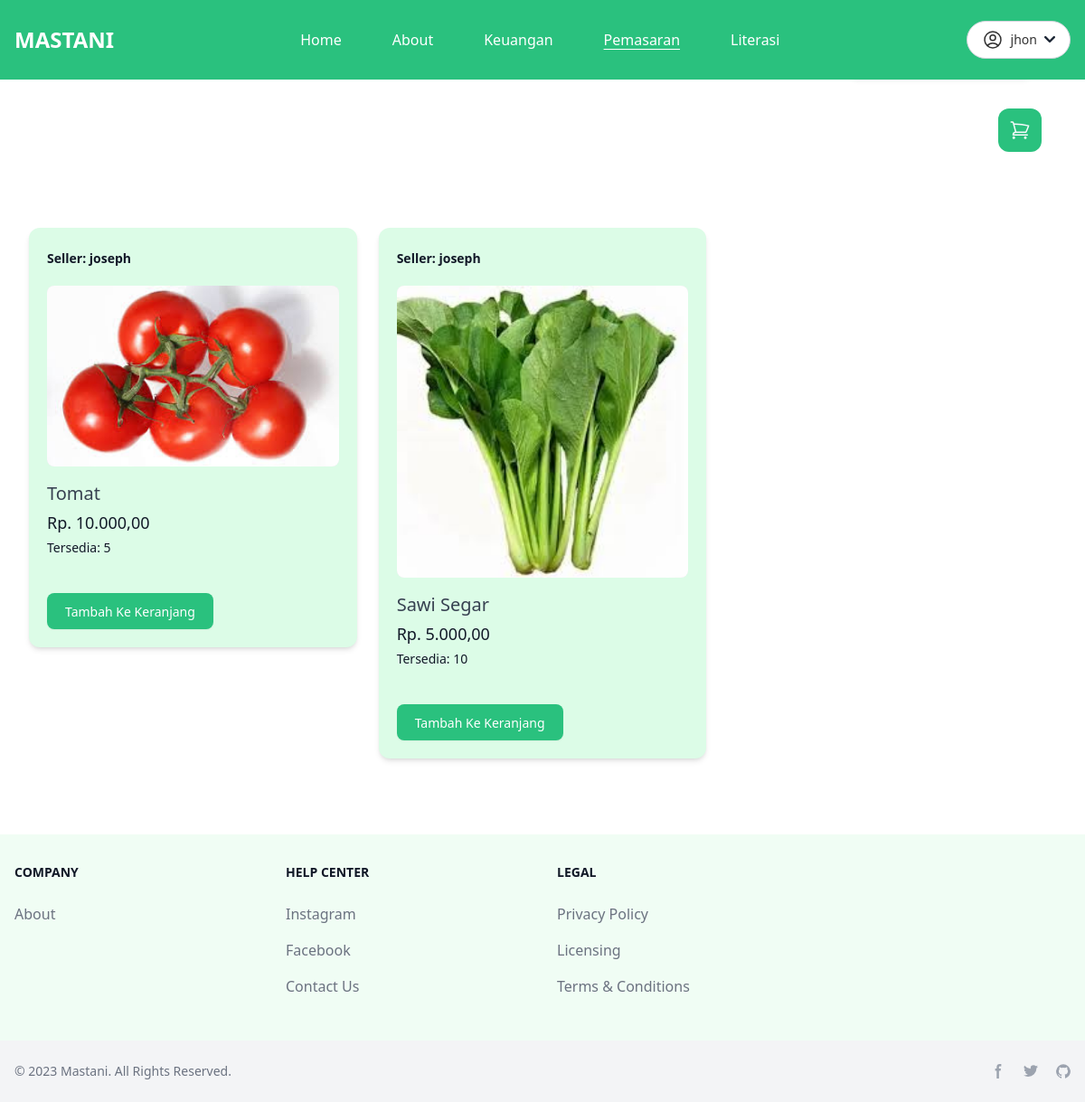
Page /pembeli/pemasaran/ (signed in) on the committed database.
### auth_user/models.py (models this page shows)
class CustomUser (AbstractUser):
    ROLE_CHOICES = (
        ('buyer','pembeli'),
        ('seller','penjual'),
        ('admin','admin'),
    )
    role = models.CharField(max_length=10, choices=ROLE_CHOICES,default='buyer',verbose_name='Role')
    no_telp = models.CharField(max_length=20, default='+6285210000000')
    username = models.CharField(
        max_length=150,
        unique=True,
        validators=[
            RegexValidator(
                regex=r'^[a-zA-Z0-9\s@./+/-_]*$',  # Mengizinkan spasi dengan regex
                message='Username hanya boleh berisi huruf, angka, dan karakter khusus seperti spasi, @, ., +, -, /, _.'
            ),
        ]
    )
    objects = CustomUserManager()

### seller_app/models.py (models this page shows, shortened)
class Product(models.Model):
    seller = models.ForeignKey(CustomUser, on_delete=models.CASCADE, default=1)
    name = models.CharField(max_length=200)
    image = models.ImageField(upload_to='products/')
    quantity = models.IntegerField()
    price = models.DecimalField(max_digits=10, decimal_places=2)

### Home/views.py (the view)
# urls.py: path('pembeli/pemasaran/', views.pemasaran_view, name="pemasaran"),
def pemasaran_view(request):
    products = Product.objects.filter(seller__role='seller')
    return render (request, "Home/pemasaran.html", {'active_page':'pemasaran', 'products': products})

### Home/templates/Home/pemasaran.html (shortened to what this page needs)
{% extends 'base.html' %} {% load static %} {% block content %} {% load humanize %}
<div class="h-max rounded-lg flex justify-end items-center">
  <a href="{% url 'cart' %}" class="bg-hijau-primary p-3 rounded-xl mr-10 mt-5 sm:mt-10 sm:mr-12 hover:bg-green-700 active:bg-green-600">
  </a>
</div>
<div class="bg-white">
  <div class="mx-auto max-w-2xl px-4 py-10 sm:px-6 sm:py-16 lg:max-w-7xl lg:px-8">
    <div class="grid grid-cols-1 gap-x-6 gap-y-10 sm:grid-cols-2 lg:grid-cols-3 xl:grid-cols-4 xl:gap-x-8 py-5">
      {% for product in products %}
      <div class="group h-max bg-green-100 p-5 rounded-xl shadow-md">
        <p class="mt-1 text-sm text-gray-900 mb-5 font-semibold">Seller: <span>{{ product.seller }}</span></p>
        <img src="{{ product.image.url }}" alt="{{ product.name }}." class="aspect-square w-full rounded-lg bg-gray-200 object-cover group-hover:opacity-75 xl:aspect-[7/8]" />
        <h3 class="mt-4 text-gray-700 font-medium text-xl">{{ product.name }}</h3>
        <p class="mt-1 text-lg font-medium text-gray-900 mb-1">Rp. <span>{{ product.price|intcomma }}</span></p>
        <p class="mt-1 text-sm text-gray-900 mb-5">Tersedia: <span>{{ product.quantity }}</span></p>
        <form action="{% url 'add_to_cart' product.id %}" method="post">
          <button type="submit" class="mt-5 sm:w-fit w-full px-3.5 py-2 h-max bg-hijau-primary hover:bg-green-700 transition-all duration-700 ease-in-out rounded-lg shadow-[0px_1px_2px_0px_rgba(16,_24,_40,_0.05)]">
            <span class="px-1.5 text-white text-sm font-medium">Tambah Ke Keranjang</span>
          </button>
        </form>
      </div>
      {% endfor %}
    </div>
  </div>
</div>
{% endblock %}

### templates/base.html (shortened to what this page needs)
{% load static tailwind_tags %}
<!DOCTYPE html>
<html lang="en">
  <head>
    {% load static %} {% tailwind_css %}
  </head>
  <body>
    <div class="relative h-20">
      <nav class="bg-hijau-primary border-gray-200 dark:bg-gray-900 text-white fixed z-50 top-0 w-full">
        <div class="max-w-screen-xl flex flex-wrap items-center justify-between mx-auto p-4">
          <a href="{% url 'home' %}" class="flex items-center space-x-3 rtl:space-x-reverse">
            <span class="self-center text-2xl font-semibold whitespace-nowrap dark:text-white">MASTANI</span>
          </a>
          <div class="flex items-center md:order-2 space-x-3 md:space-x-0 rtl:space-x-reverse">
            {% if user.role == 'buyer' %}
            <button type="button" id="dropdownToggle" class="px-2 py-2 flex items-center rounded-full text-[#333] text-sm border border-gray-300 outline-none bg-white hover:bg-gray-100">
              {{ user.username }}
            </button>
            {% elif user.role == 'seller' %}
            <div class=""></div>
            {% endif %}
          </div>
          <div class="items-center justify-between hidden w-full md:flex md:w-auto md:order-1 p-3 my-1" id="navbar-user">
            <ul class="flex flex-col font-medium p-4 md:p-0 mt-4 border rounded-lg md:space-x-8 rtl:space-x-reverse md:flex-row md:mt-0 md:border-0 dark:bg-gray-800 md:dark:bg-gray-900 dark:border-gray-700 gap-x-6">
              <li>
                <a
                  href="{% url 'home' %}"
                  class="block py-2 px-3 text-white rounded md:bg-transparent md:p-0 md:dark:text-blue-500 {% if active_page == 'home' %}underline underline-offset-4{% endif %} md:hover:text-gray-200"
                  aria-current="page"
                  >Home</a
                >
              </li>
              <li>
                <a
                  href="{% url 'about' %}"
                  class="block py-2 px-3 rounded hover:bg-gray-100 md:hover:bg-transparent md:hover:text-gray-200 md:p-0 dark:text-white md:dark:hover:text-blue-500 dark:hover:bg-gray-700 dark:hover:text-white md:dark:hover:bg-transparent dark:border-gray-700 underline-offset-4 {% if active_page == 'about' %}underline underline-offset-4{% endif %}"
                  >About</a
                >
              </li>
              <li>
                <a
                  href="{% url 'keuangan_view' %}"
                  class="block py-2 px-3 rounded hover:bg-gray-100 md:hover:bg-transparent md:hover:text-gray-200 md:p-0 dark:text-white md:dark:hover:text-blue-500 dark:hover:bg-gray-700 dark:hover:text-white md:dark:hover:bg-transparent dark:border-gray-700 underline-offset-4 {% if active_page == 'keuangan' %}underline underline-offset-4{% endif %}"
                  >Keuangan</a
                >
              </li>
              <li>
                <a
                  href="{% url 'pemasaran' %}"
                  class="block py-2 px-3 rounded hover:bg-gray-100 md:hover:bg-transparent md:hover:text-gray-200 md:p-0 dark:text-white md:dark:hover:text-blue-500 dark:hover:bg-gray-700 dark:hover:text-white md:dark:hover:bg-transparent dark:border-gray-700 underline-offset-4 {% if active_page == 'pemasaran' %}underline underline-offset-4{% endif %}"
                  >Pemasaran</a
                >
              </li>
              <li>
                <a
                  href="{% url 'literasi' %}"
                  class="block py-2 px-3 rounded hover:bg-gray-100 md:hover:bg-transparent md:hover:text-gray-200 md:p-0 dark:text-white md:dark:hover:text-blue-500 dark:hover:bg-gray-700 dark:hover:text-white md:dark:hover:bg-transparent dark:border-gray-700 underline-offset-4 {% if active_page == 'literasi' %}underline underline-offset-4{% endif %}"
                  >Literasi</a
                >
              </li>
            </ul>
          </div>
        </div>
      </nav>
    </div>
    <ul id="dropdownMenu" class="fixed md:right-[60px] md:w-1/6 w-1/3 right-14 md:top-[85px] top-[72px] bg-gray-50 shadow-md transform -translate-y-full transition-all duration-300 ease-out z-30 py-2 rounded-lg max-h-96">
      <li class="py-2.5 px-5 flex items-center hover:bg-gray-100 text-[#333] text-sm cursor-pointer my-2.5">
        <a href="{% url 'profile_view' %}" class="w-full flex items-center">
        </a>
      </li>
      <li class="py-2.5 px-5 flex items-center hover:bg-gray-100 text-[#333] text-sm cursor-pointer">
        <form action="{% url 'logout' %}" method="post">
          <button type="submit" class="flex items-center">
          </button>
        </form>
      </li>
    </ul>
    <div id="mobileSidebar" class="fixed left-0 right-0 top-14 shadow-md transform -translate-y-full transition-all duration-300 ease-out z-40 bg-hijau-primary">
      <ul class="py-4">
        <li>
          <a
            href="{% url 'pemasaran' %}"
            class="block py-2 px-5 text-white rounded md:bg-transparent md:p-0 md:dark:text-blue-500 md:hover:text-gray-200 {% if active_page == 'pemasaran' %}underline underline-offset-4{% endif %}"
            aria-current="page"
            >Pemasaran</a
          >
        </li>
        <li>
          <a
            href="{% url 'literasi' %}"
            class="block py-2 px-5 text-white rounded md:bg-transparent md:p-0 md:dark:text-blue-500 {% if active_page == 'literasi' %}underline underline-offset-4{% endif %} md:hover:text-gray-200"
            aria-current="page"
            >Literasi</a
          >
        </li>
      </ul>
    </div>
    {% block content %} {% endblock %}
    <footer class="bg-green-50 dark:bg-gray-900">
      <div class="mx-auto w-full max-w-screen-xl">
        <div class="grid grid-cols-2 gap-8 px-4 py-6 lg:py-8 md:grid-cols-4">
          <div>
            <h2 class="mb-6 text-sm font-semibold text-gray-900 uppercase dark:text-white">Company</h2>
            <ul class="text-gray-500 dark:text-gray-400 font-medium">
              <li class="mb-4">
                <a href="{% url 'about' %}" class="hover:underline{% if active_page == 'about' %}underline underline-offset-4{% endif %}" aria-current="page"
            >About</a>
              </li>
            </ul>
          </div>
          <div>
            <h2 class="mb-6 text-sm font-semibold text-gray-900 uppercase dark:text-white">Help center</h2>
            <ul class="text-gray-500 dark:text-gray-400 font-medium">
              <li class="mb-4">
                <a href="#" class="hover:underline">Instagram</a>
              </li>
              <li class="mb-4">
                <a href="#" class="hover:underline">Facebook</a>
              </li>
              <li class="mb-4">
                <a href="{% url 'contactus' %}" class="hover:underline{% if active_page == 'contactus' %}underline underline-offset-4{% endif %}" aria-current="page">Contact Us</a>
              </li>
            </ul>
          </div>
          <div>
            <h2 class="mb-6 text-sm font-semibold text-gray-900 uppercase dark:text-white">Legal</h2>
            <ul class="text-gray-500 dark:text-gray-400 font-medium">
              <li class="mb-4">
                <a href="{% url 'privacy_policy' %}"
                class="hover:underline{% if active_page == 'privacy_policy' %}underline underline-offset-4{% endif %}" aria-current="page"
                >Privacy Policy</a>
              </li>
              <li class="mb-4">
                <a href="#" class="hover:underline">Licensing</a>
              </li>
              <li class="mb-4">
                <a href="#" class="hover:underline">Terms &amp; Conditions</a>
              </li>
            </ul>
          </div>
        </div>
        <div class="px-4 py-6 bg-gray-100 dark:bg-gray-700 md:flex md:items-center md:justify-between">
          <span class="text-sm text-gray-500 dark:text-gray-300 sm:text-center">© 2023 <a href="/">Mastani</a>. All Rights Reserved. </span>
          <div class="flex mt-4 sm:justify-center md:mt-0 space-x-5 rtl:space-x-reverse">
            <a href="#" class="text-gray-400 hover:text-gray-900 dark:hover:text-white">
              <svg class="w-4 h-4" aria-hidden="true" xmlns="http://www.w3.org/2000/svg" fill="currentColor" viewBox="0 0 8 19">
                <path fill-rule="evenodd" d="M6.135 3H8V0H6.135a4.147 4.147 0 0 0-4.142 4.142V6H0v3h2v9.938h3V9h2.021l.592-3H5V3.591A.6.6 0 0 1 5.592 3h.543Z" clip-rule="evenodd" />
              </svg>
            </a>
            <a href="#" class="text-gray-400 hover:text-gray-900 dark:hover:text-white">
            </a>
            <a href="#" class="text-gray-400 hover:text-gray-900 dark:hover:text-white">
            </a>
          </div>
        </div>
      </div>
    </footer>
  </body>
</html>

### rows in the picture
Product: seller "joseph", image (picture), name "Tomat", price "10.000,00", quantity "5"
Product: seller "joseph", image (picture), name "Sawi Segar", price "5.000,00", quantity "10"

### other values in the picture
{{ user.username }} "jhon"
